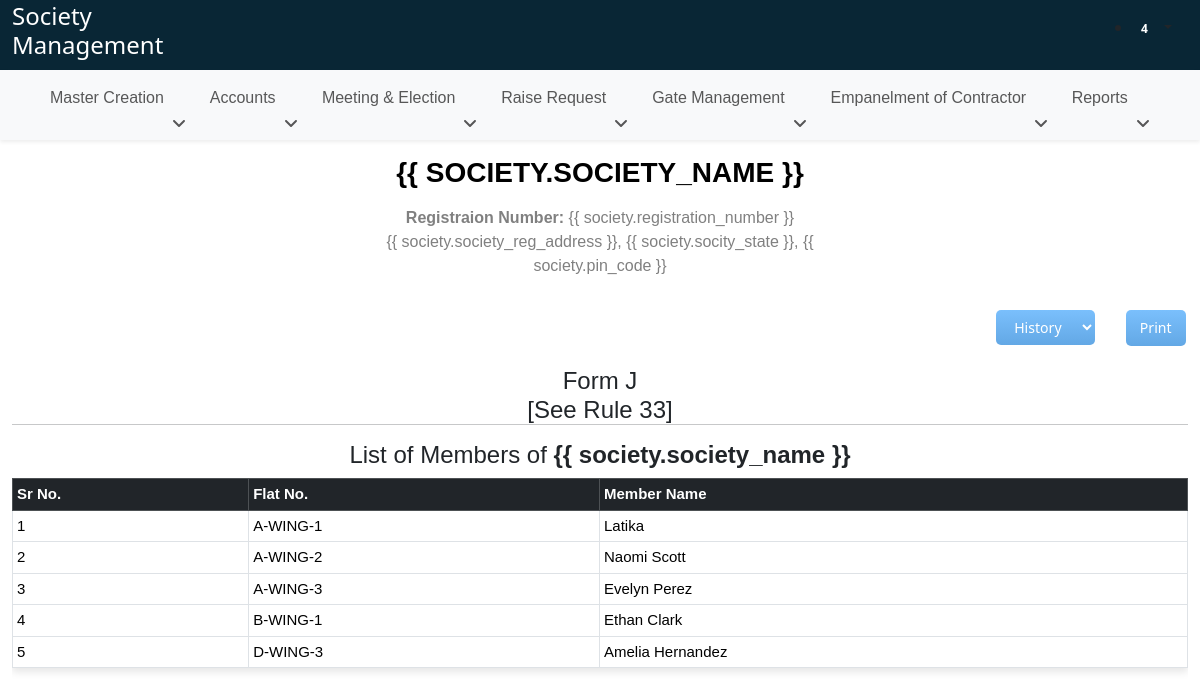
The page /form-J/ on the database as committed earlier.
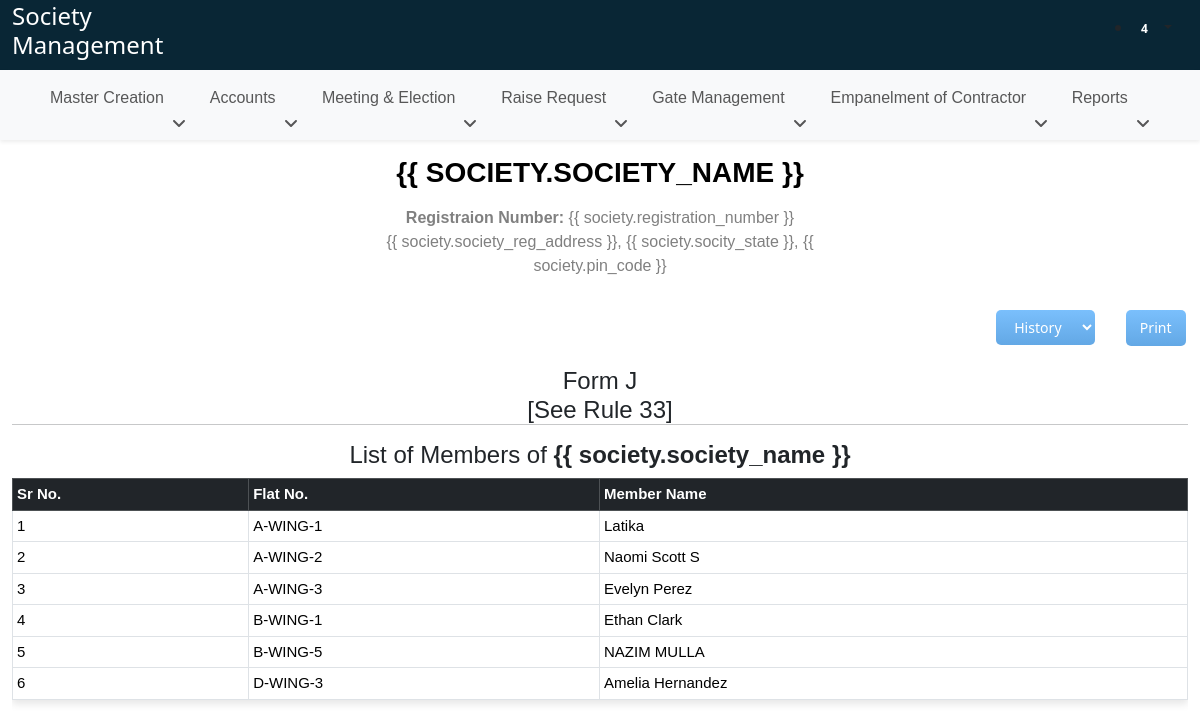
The same page on the database as committed later.
### SocietyApi/models.py (models this page shows, shortened)
class WingFlatUnique(models.Model):
    wing = models.ForeignKey(WingFlat, on_delete=models.CASCADE)
    wing_flat_unique = models.CharField(max_length=300)

class Members(models.Model):
    wing_flat = models.ForeignKey(WingFlatUnique, on_delete=models.CASCADE, related_name='members')
    member_name = models.CharField(max_length=200)
    ownership_percent = models.IntegerField()
    member_position = models.CharField(max_length=200, choices=position_choices)
    member_dob = models.DateField()
    member_pan_no = models.CharField(max_length=200)
    member_aadhar_no = models.CharField(max_length=200)
    member_address = models.CharField(max_length=200)
    member_state = models.CharField(max_length=200)
    member_pin_code = models.CharField(max_length=200)
    member_email = models.EmailField()
    member_contact = models.CharField(max_length=200)
    member_emergency_contact = models.CharField(max_length=200, null=True, blank=True)
    member_occupation = models.CharField(max_length=200)
    member_is_primary = models.BooleanField(default = False, null=True, blank=True)
    date_of_admission = models.DateField()
    age_at_date_of_admission = models.IntegerField(null=True, blank=True)
    sales_agreement = models.FileField(upload_to='files/')
    other_attachment = models.FileField(upload_to='files/', null=True, blank=True)
    date_of_entrance_fees = models.DateField()
    date_of_cessation = models.DateField(null=True, blank=True)
    reason_for_cessation = models.CharField(max_length=200, null=True, blank=True)
    same_flat_member_identification = models.CharField(max_length=100, null=True, blank=True)

### SocietyApp/views.py (the view)
# urls.py: path('form-J/', views.form_j_view, name='form_j_view'),
def form_j_view(request):
    datatable_columns = []
    data = []
    status = request.GET.get('selected', None)
    '''
    TO CALCULATE SGM:
        COUNT OF ALL MEETINGS HELD
        --------------------------
        NO. OF TIME PARTICULAR FLAT MEMBER PRESENT

        EXAMPLE:
        SGM HELD 10 TIMES:

            10
        ----------
        A-WING-1 MEMBER(LATIKA(CURRENT)) PRESENT FOR 2 TIMES

        SO, THAT MEMBER WILL BE DEFAULTER
        AND ONLY MEMBER WILL BE SHOWN IN FORM J
    '''
    flats = WingFlatUnique.objects.values('id', 'wing_flat_unique').distinct().order_by('wing_flat_unique')
    for flat in flats:
        print("FLATS==========", flat)
        annual_general_meeting = Attendance.objects.filter(
            flat_no=flat['id'], meeting_id__meeting_type='annual_general_meeting',
            flat_no__members__date_of_cessation__isnull=True,
            flat_no__members__member_is_primary=True,
        )
        special_general_body_meeting = Attendance.objects.filter(
            flat_no=flat['id'], meeting_id__meeting_type='special_general_body_meeting',
            flat_no__members__date_of_cessation__isnull=True,
            flat_no__members__member_is_primary=True,
        )
        print("GET MEETING====>", special_general_body_meeting.values('flat_no__members__member_name'))
        members = Members.objects.filter(
                wing_flat__wing_flat_unique=flat['wing_flat_unique'],
                date_of_cessation__isnull=True,
                member_is_primary = True
            )
        if(members):
            serialized_members = MemberSerializersForNominees(members, many=True).data
            data.append({
                "flat_id": flat['id'],
                "flat_no": flat['wing_flat_unique'],
                "members": serialized_members
            })
    return render(request, 'register/form_j.html', {'datatable_columns': datatable_columns, 'members': data})

### SocietyApi/serializers.py (called while the page is built)
    def get_flat_name_formatted(self, obj):
        flat = obj.wing_flat
        return flat.wing_flat_unique

    def get_flat_name_formatted(self, obj):
        flat = obj.wing_flat
        return flat.wing_flat_unique

    def get_member_is_primary(self, obj):
        if obj.member_is_primary:
            return "Primary"
        else:
            return "Secondary"

    def get_member_position_formatted(self, obj):
        member_position_choices = dict(Members._meta.get_field('member_position').choices)
        return member_position_choices.get(obj.member_position, '')

### templates/register/form_j.html (shortened to what this page needs)
{% extends 'base.html' %}
{% load static %}
{% block body %}
<div class='container-fluid' id="societyHead">
  <div class="row mt-2" >
    <div class="col-lg-5 ms-auto me-auto">
      {% verbatim %}
      <div class="text-center mt-2" id="print-head">
        <h3 id="heading" style="color: #000 !important; font-family: 'Calibri', sans-serif;"><b>{{ society.society_name }}</b></h3>
        <p style="font-family: 'Calibri', sans-serif;" class="mt-3 p-0 mb-0 print-head-content"><b>Registraion Number: </b> <span>{{ society.registration_number }}</span></p>
        <p style="font-family: 'Calibri', sans-serif;" class="print-head-content">{{ society.society_reg_address }}, {{ society.socity_state }}, {{ society.pin_code }}</p>
      </div>
      {% endverbatim %}
    </div>
  </div>
  <div style="text-align: right;" class="mt-3 no-print">
    <select class="dt-button ms-2 dt-button-custom dataTable-Text" id="statusFilterDropdown">
        <option value="history">History</option>
    </select>
    <button class="ms-4 dt-button btn-primary dt-button-custom no-print" onclick="printTable()">Print</button>
  </div>
    <div class="shares-table-J mt-3" id="table-container">
      <center><h4 class="mt-3 mb-0 p-0" style="font-family: 'Calibri', sans-serif;">Form J <br> [See Rule 33]</h4></center>
      <hr class="mb-3 mt-0">
      {% verbatim %}
      <center><h4 style="font-family: 'Calibri', sans-serif;">List of Members of <b>{{ society.society_name }}</b></h4></center>
      {% endverbatim %}
      <div class="table-responsive" style="font-family: 'Calibri',sans-serif !important; font-size: 15px;">
        <table class="table table-sm table-bordered" style="align-items: center !important; vertical-align: middle;">
          <thead class="table-dark">
            <th>Sr No.</th>
            <th>Flat No.</th>
            <th>Member Name</th>
          </thead>
          <tbody>
            {% for data1 in members %}
            <tr>
                <td>{{ forloop.counter  }}</td>
                <td>{{ data1.flat_no }}</td>
                <td>{{ data1.members.0.member_name }}</td>
            </tr>
            {% endfor %}
          </tbody>
        </table>
      </div>
    </div>
  </div>
{% endblock body %}

Rows that differ between the two databases and show on the page:
now on this page (row unchanged): WingFlatUnique: flat_no "B-WING-5"
added Members: members.0.member_name "NAZIM MULLA"
Other text that changed with them:
new list line: "2"
new list line: "A-WING-2"
new list line: "Naomi Scott S"
new list line: "5"
list line gone: "2"
list line gone: "A-WING-2"
list line gone: "Naomi Scott"
